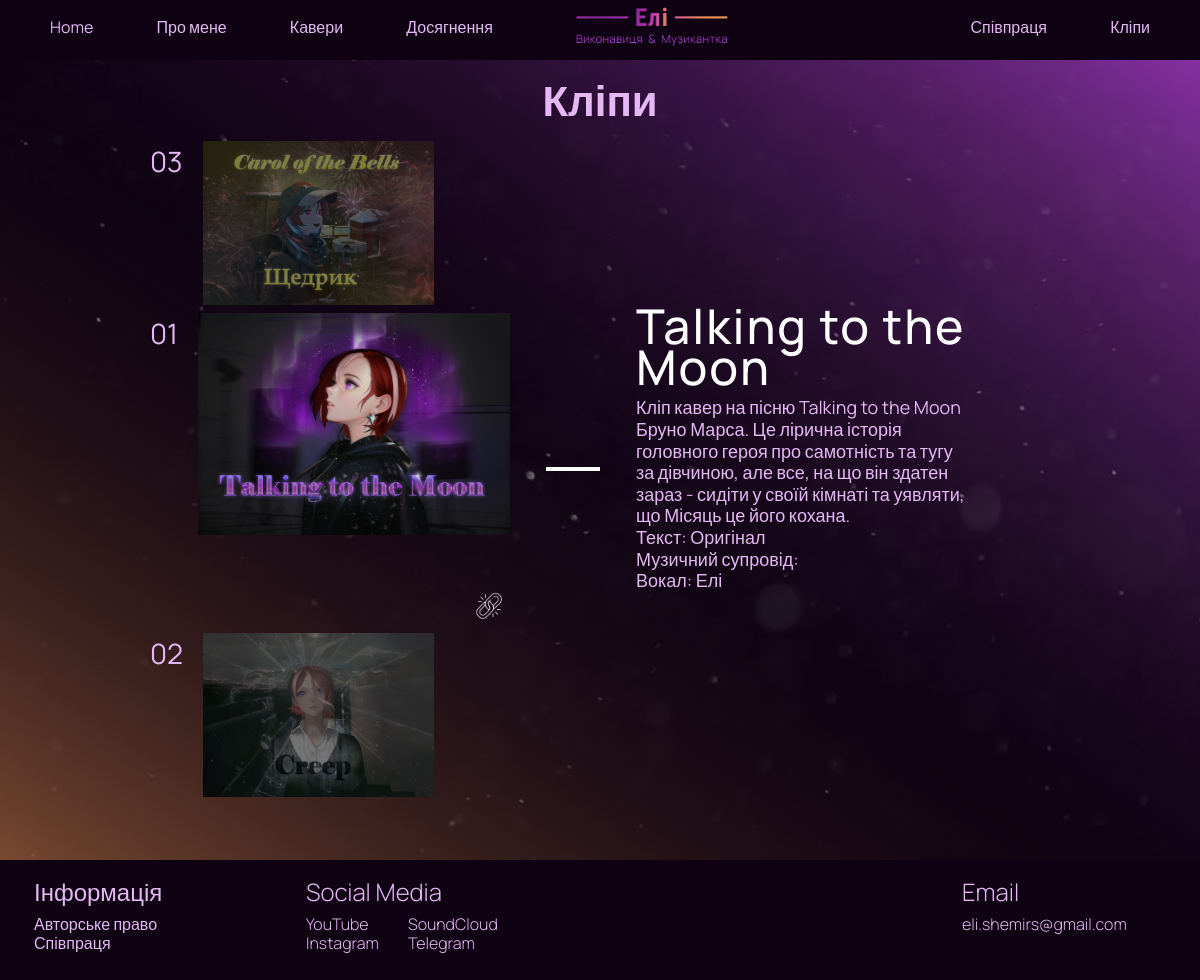
Before: /video/ with the older database file.
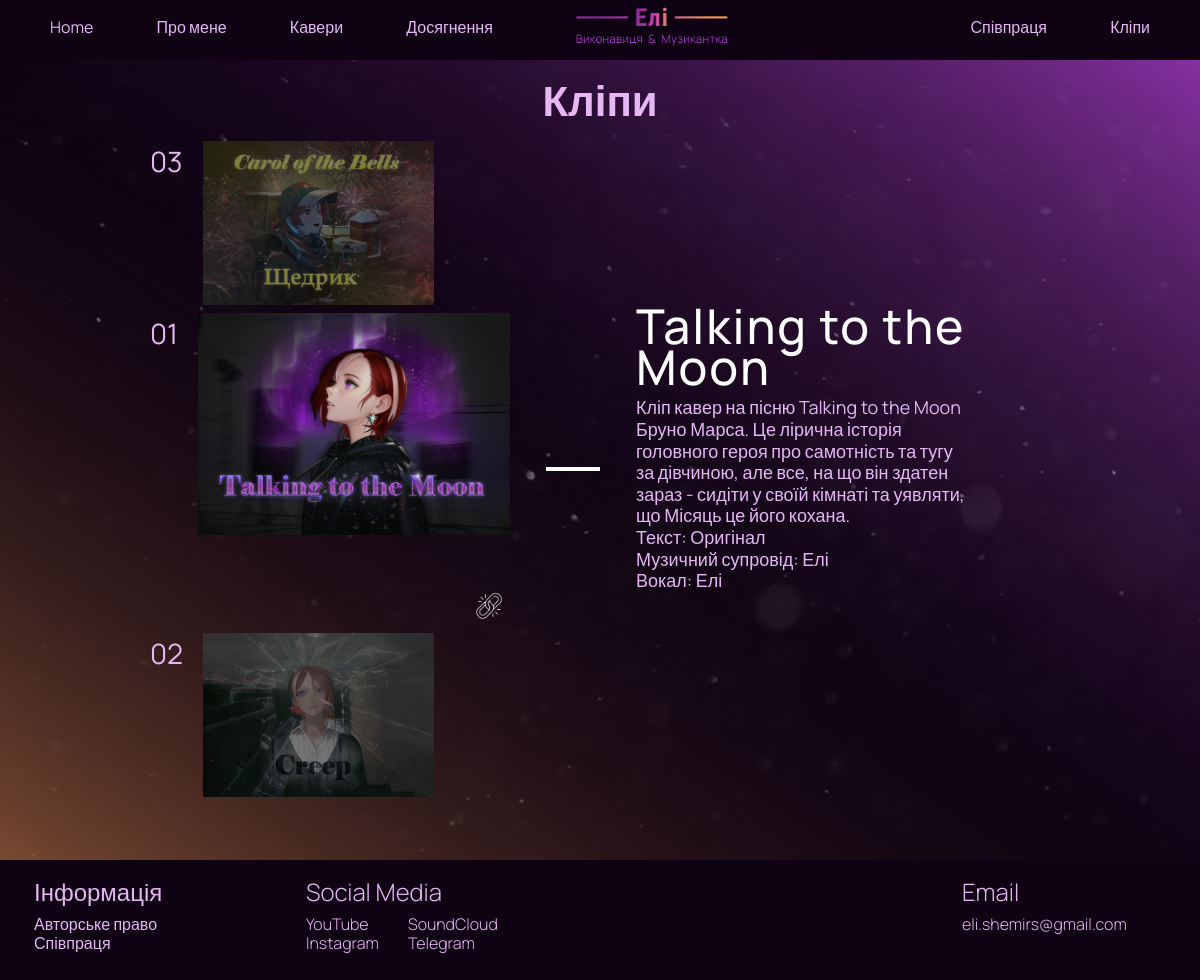
After: the same page with the newer database file.
### video/models.py (models this page shows, shortened)
class Video(models.Model):
    title = models.CharField('Назва', max_length=50)
    desc = models.TextField('Опис')
    text = models.CharField('Текст', max_length=50, default='Eli')
    music = models.CharField('Музичний супровід', max_length=50, default='Eli')
    vocal = models.CharField('Вокал', max_length=50, default='Eli')
    img = models.CharField('Превью', max_length=12)
    link = models.CharField('Посилання', max_length=250)

class Performer(models.Model):
    name = models.CharField('Ім\'я', max_length=50)
    cover = models.ManyToManyField(Cover, related_name="covers")

### video/views.py (the view)
# urls.py: path('', views.index, name='coop_home'),
def index(request):
    allVideos = Video.objects.all()
    allCovers = Cover.objects.all()
    allPerformers = Performer.objects.all()
    paginator = Paginator(allVideos, 1)
    page_number = request.GET.get('page')
    page_obj = paginator.get_page(page_number)
    return render(request, 'video/video.html', {'allVideos': allVideos, 'page_obj': page_obj, 'allCovers': allCovers, 'allPerformers': allPerformers})

### video/templates/video/video.html (shortened to what the changed rows need)
{% extends 'main/layout.html' %}
{% load static %}
{% block content %}
    <section class="video-section">
        <div class="video-page">
            <div class="video-title">
                <h2>Кліпи</h2>
            </div>
            <div class="video-content" id="transition-content">
                <div class="videos">
                    {% if page_obj.has_other_pages %}
                    {% if page_obj.has_previous %}
                        {% for video in allVideos %}
                        {% if video.id == page_obj.previous_page_number %}
                        <div class="video" id="{{video.img}}">
                            <div class="n01"><p>0{{video.id}}</p></div>
                            <a href="?page={{page_obj.previous_page_number}}">
                                <img src="{% static 'main/images/' %}{{video.img}}.png">
                            </a>
                        </div>
                        {% endif %}
                        {% endfor %}
                    {% else %}
                        {% for video in allVideos %}
                        {% if video.id == page_obj.paginator.num_pages %}
                        <div class="video" id="{{video.img}}">
                            <div class="n01"><p>0{{video.id}}</p></div>
                            <a href="?page={{page_obj.paginator.num_pages}}">
                                <img src="{% static 'main/images/' %}{{video.img}}.png">
                            </a>
                        </div>
                        {% endif %}
                        {% endfor %}
                    {% endif %}
                    {% for video in allVideos %}
                    {% if video.id == page_obj.number %}
                    <div class="video-main" id="{{video.img}}">
                        <div class="n01"><p>0{{video.id}}</p></div>
                        <div class="preview-main">
                            <img src="{% static 'main/images/' %}{{video.img}}.png">
                            <a class="iconImg" href="{{video.link}}">
                                <img src="{% static 'main/images/link_icon.png' %}">
                            </a>
                        </div>
                    </div>
                    {% endif %}
                    {% endfor %}
                    {% if page_obj.has_next %}
                        {% for video in allVideos %}
                        {% if video.id == page_obj.next_page_number %}
                        <div class="video" id="{{video.img}}">
                            <div class="n01"><p>0{{video.id}}</p></div>
                            <a href="?page={{ page_obj.next_page_number }}">
                                <img src="{% static 'main/images/' %}{{video.img}}.png">
                            </a>
                        </div>
                        {% endif %}
                        {% endfor %}
                    {% endif %}
                    {% endif %}
                </div>
                <div class="video-description">
                    <div id="description">
                        {% for video in allVideos %}
                            {% if video.id == page_obj.number %}
                                <h2>{{ video.title }}</h2>
                                <p>{{ video.desc }}<br>
                                Текст: {{ video.text }}<br>
                                Музичний супровід:
                                {% for cover in allCovers%}
                                    {% if cover.title == video.title %}
                                        {% for author in cover.covers.all %}
                                            {% if cover.covers.count == 1 %}
                                                {{ author.name }}
                                            {% elif cover.covers.count > 1 %}
                                                {% if author.id == cover.covers.count %}
                                                    {{ author.name }}
                                                {% elif author.id != cover.covers.count %}
                                                    {{ author.name }},
                                                {% endif %}
                                            {% endif %}
                                        {% endfor %}
                                    {% endif %}
                                {% endfor %}
                                <br>
                                Вокал: {{ video.vocal }}</p>
                            {% endif %}
                        {% endfor %}
                    </div>
                </div>
            </div>
        </div>
    </section>
{% endblock %}

Changed rows visible on the page:
added Performer: name "Елі"
